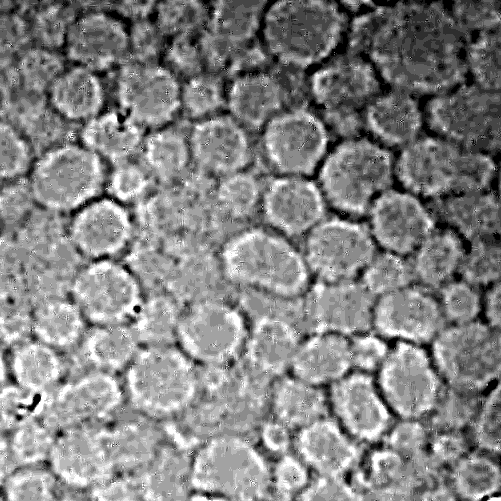
%> input picture Matlab/region_grow/crop_Without_Ultrasound.png, 501 x 501 px
$ octave regionfix.m   (GNU Octave 9; MATLAB toolbox functions it lacks are replaced by stand-ins)
%> lines starting %> are read from the running program, lines starting %| are printed output that depends on the picture; in (x1, y1, x2, y2) boxes, pixels count from 0 and x2, y2 are one past the last pixel; in counts of white or black regions, pixels touching at a corner belong together; the program's own positions count from 1
### Matlab/region_grow/regiongrow.m
function [g, NR, SI, TI] = regiongrow(f, S, T)
%REGIONGROW Perform segmentation by region growing
f =double(f);
% if S is a scalar, obtain the seed image.
if numel(S) == 1
    SI = f == S;
    S1 = S;
else
    % S is an array. eliminiate duplcate, connected seed locations to
    % reduce the number of loop executions in the following sections of
    % code.
    SI = bwmorph(S, 'shrink', Inf);
    J = SI;
    S1 = f(J);
end

TI = false(size(f));
for K = 1:length(S1)
    seedvalue = S1(K);
    S = abs(f - seedvalue) <= T;
    TI = TI | S;
end
[g, NR] = bwlabel(imreconstruct(SI, TI));

### Matlab/region_grow/splitmerge.m
  function g = splitmerge(f, mindim, fun)

Q = 2^nextpow2(max(size(f)));
[M, N] = size(f);
f = padarray(f, [Q - M, Q - N], 'post');
S = qtdecomp(f, @split_test, mindim, fun);
Lmax = full(max(S(:)));
g = zeros(size(f));
MARKER = zeros(size(f));
for K = 1:Lmax
    [vals, r, c] = qtgetblk(f, S, K);
    if ~isempty(vals)
        for I = 1:length(r)
            xlow = r(I); ylow = c(I);
            xhigh = xlow + K - 1; yhigh = ylow + K - 1;
            region = f(xlow:xhigh, ylow:yhigh);
            flag = feval(fun, region);
            if flag
                g(xlow:xhigh, ylow:yhigh) = 1;
                MARKER(xlow, ylow) = 1;
            end
        end
    end
end
g = bwlabel(imreconstruct(MARKER, g));
g = g(1:M, 1:N);


### Matlab/region_grow/split_test.m
function v = split_test(B, mindim, fun)

k = size(B, 3);
v(1:k) = false;
for I = 1:k
    quadregion = B(:, :, I);
    if size(quadregion, 1) <= mindim
        v(I) = false;
        continue
    end
    flag = feval(fun, quadregion);
    if flag
        v(I) = true;
    end
end

### Matlab/region_grow/regionfix.m
f1 = imread('./crop_Without_Ultrasound.png');
%> f1 is the input picture: size 501x501 uint8; min 0, max 255, mean 131.2
f2 = imread('./crop_With_Ultrasound.png');
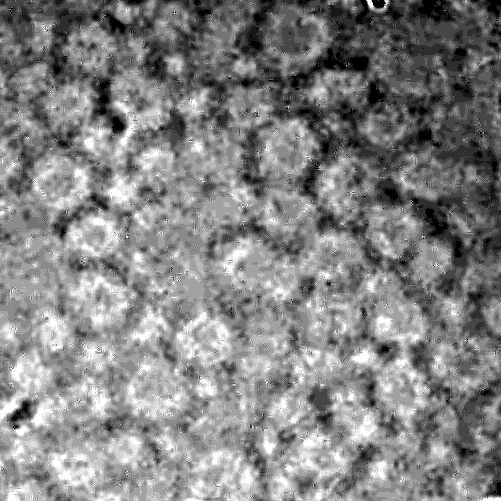
%> input picture Matlab/region_grow/crop_With_Ultrasound.png, 501 x 501 px
%> f2 is the input picture: size 501x501 uint8; min 0, max 255, mean 131.1
figure; subplot(121); imshow(f1); subplot(122); imshow(f2);
h = imhist(f1);
%> h = 256 values, max 44926 at index 163, min 0 at index 2, mean 980.5
figure; plot(h);
%> after `plot(h)`:
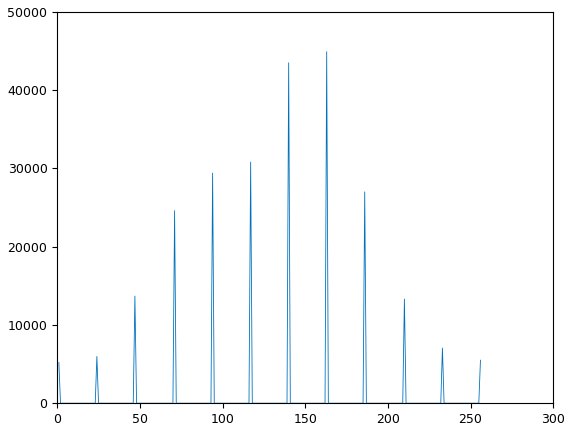
%> figure redrawn from the program's plot data; curve peaks at x = 163, y = 44926
S = 117;
N = 5;
[g, NR, SI, TI] = regiongrow(f1, S, N);
%> in regiongrow, `SI = f == S;`: SI: size 501x501 logical; every value is 0
%> the loop in regiongrow, `for K = 1:length(S1)` made 1 pass
%> pass 1, in regiongrow, `S = abs(f - seedvalue) <= T;`:
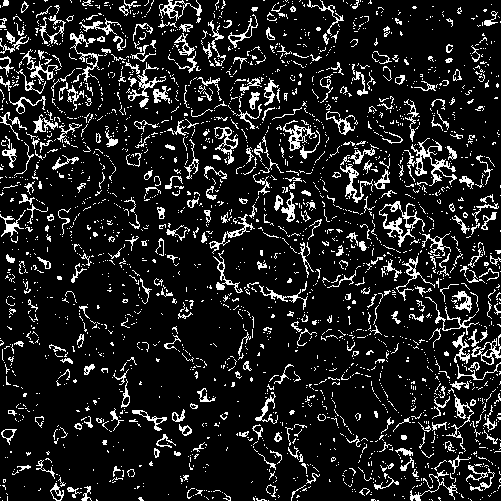
%> S: size 501x501 logical; 12.3% white in thin lines or dots
%> in regiongrow, `[g, NR] = bwlabel(imreconstruct(SI, TI));`: g: size 501x501 double; every value is 0
%> in regiongrow, `[g, NR] = bwlabel(imreconstruct(SI, TI));`: NR = 0
%> NR = 0
% figure; imshow(g);
% figure; imshow(NR);
% figure; imshow(SI);
figure; imshow(TI);

splitmerge_g = splitmerge(f1, 1024, @predicate);
%> in splitmerge, `f = padarray(f, [Q - M, Q - N], 'post');`:
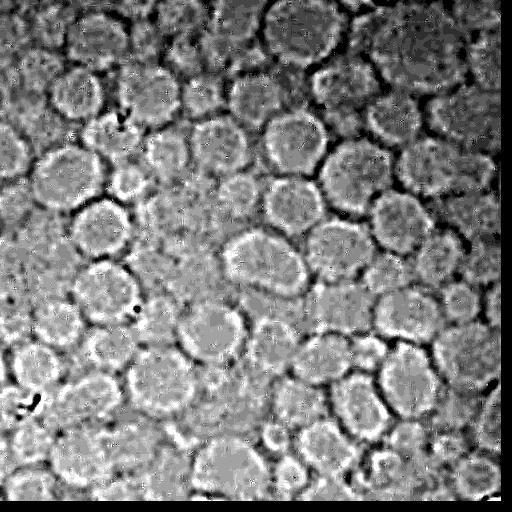
%> f: size 512x512 uint8; min 0, max 255, mean 125.7
%> in splitmerge, `S = qtdecomp(f, @split_test, mindim, fun);`:
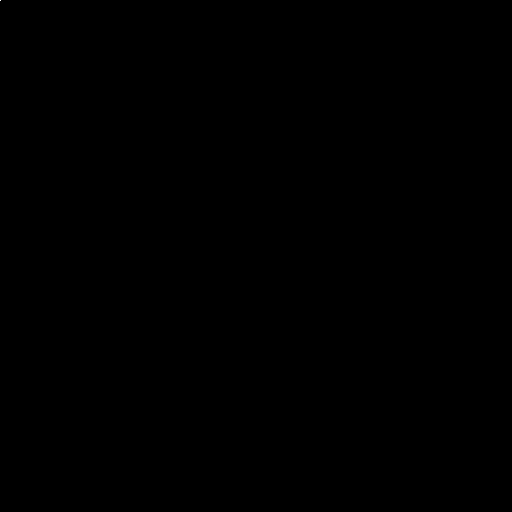
%> S: size 512x512 double; values 0 (black) and 512 (white), 0% white in thin lines or dots, all inside (x1, y1, x2, y2) = (0, 0, 1, 1)
%> in splitmerge, `Lmax = full(max(S(:)));`: Lmax = 512
%> after the loop in splitmerge, `for K = 1:Lmax`: MARKER: size 512x512 double; every value is 0
%> after the loop in splitmerge, `for K = 1:Lmax`: flag = false; xhigh = 512; xlow = 1; yhigh = 512; ylow = 1
figure; imshow(splitmerge_g);
